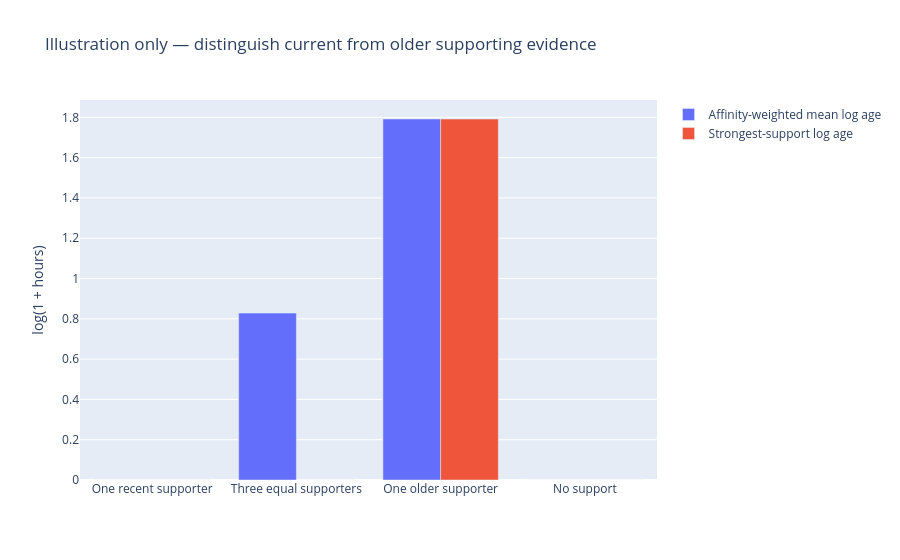

This figure's notebook cell:
### Code cell
fig = go.Figure()
fig.add_trace(go.Bar(name='Affinity-weighted mean log age', x=labels, y=summary[:,2]))
fig.add_trace(go.Bar(name='Strongest-support log age', x=labels, y=summary[:,3]))
fig.update_layout(title='Illustration only — distinguish current from older supporting evidence',
                  barmode='group', yaxis_title='log(1 + hours)')
fig.show()
assert summary[3].tolist() == [0, 0, 0, 0]

### Figure 1 — Plotly figure (JSON) as saved in the notebook; plotly's stock layout.template omitted (floating-point values rounded to 4 significant figures)
{"data": [{"name": "Affinity-weighted mean log age", "type": "bar", "x": ["One recent supporter", "Three equal supporters", "One older supporter", "No support"], "y": [0.0, 0.8283, 1.792, 0.0]}, {"name": "Strongest-support log age", "type": "bar", "x": ["One recent supporter", "Three equal supporters", "One older supporter", "No support"], "y": [0.0, 0.0, 1.792, 0.0]}], "layout": {"barmode": "group", "title": {"text": "Illustration only — distinguish current from older supporting evidence"}, "yaxis": {"title": {"text": "log(1 + hours)"}}}}
